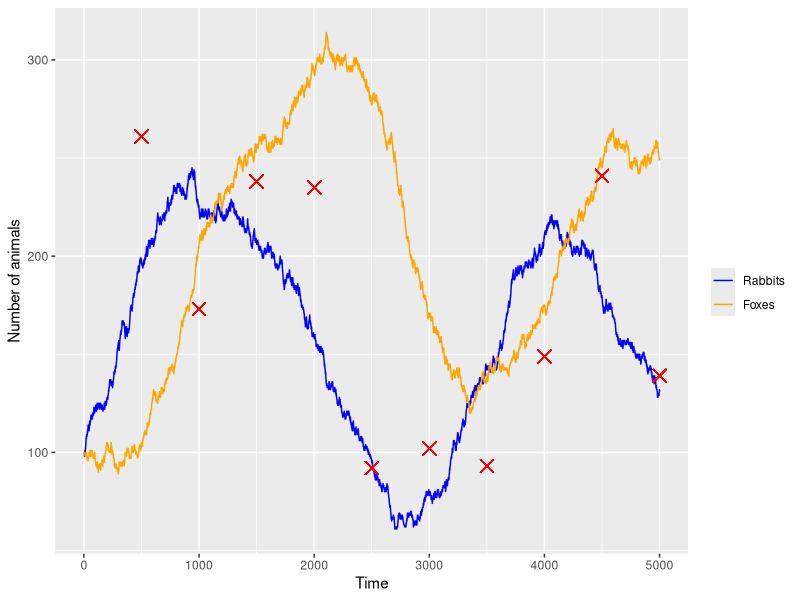
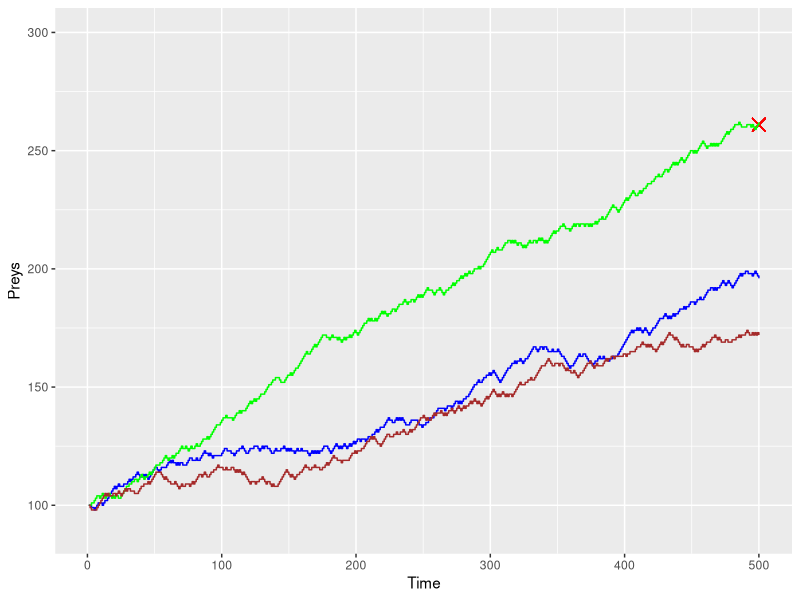
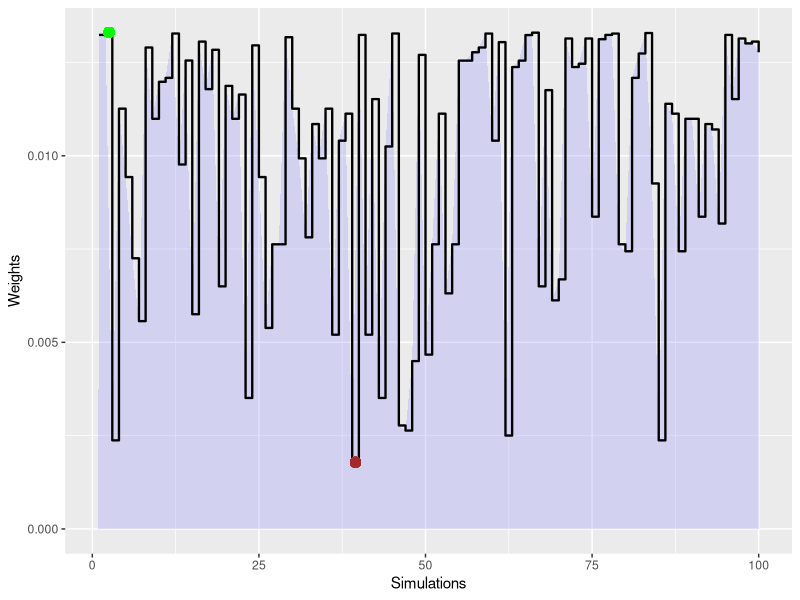
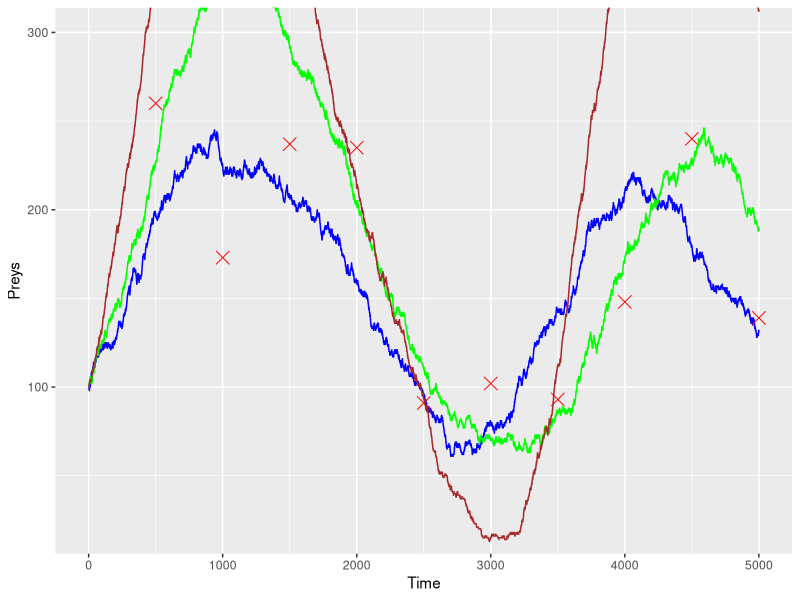
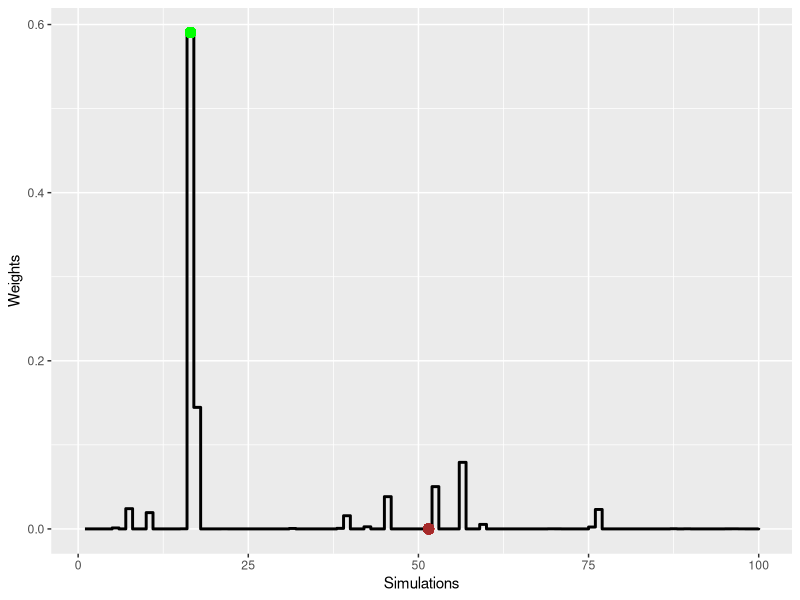
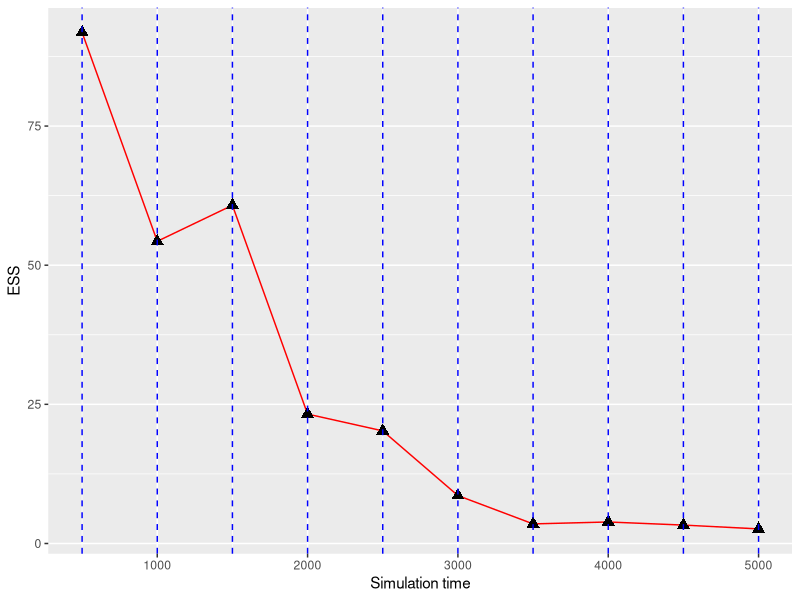
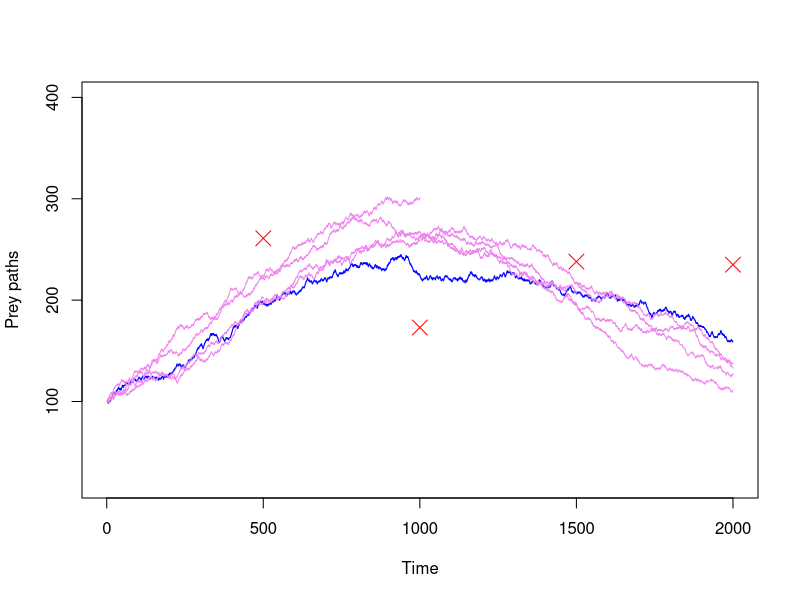
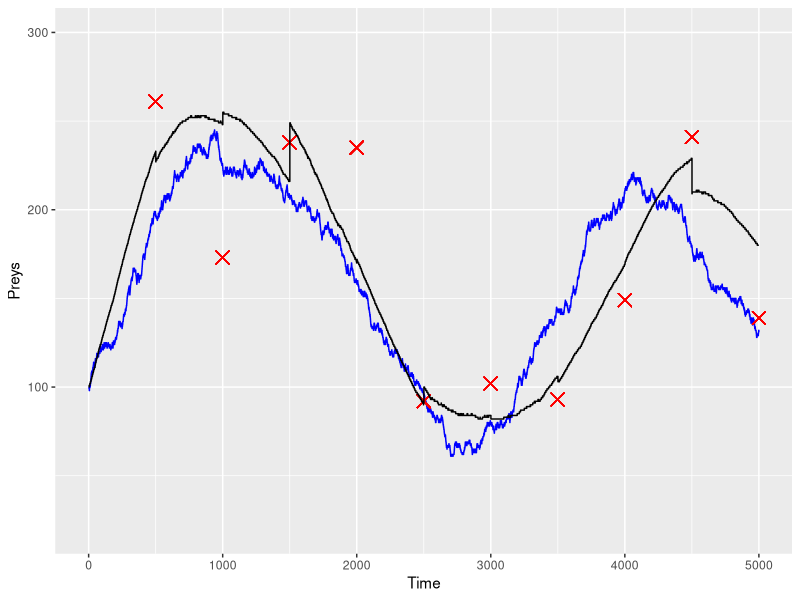

These figures' R source, in order:
library(ggplot2)
library(dplyr)

############################################################################
#### The true hidden simulation with the noisy observations ####
############################################################################

# set the individual rates and store them in a vector
theta1 = 2
theta2 = 3
theta3 = 0.015

theta <- c(theta1, theta2, theta3)

# create a function to advance the states in the hidden Markov process and store the paths
# of both the rabbits and foxes
simulate <- function(Time, N_prey, N_pred) {
  # creates an empty vector to store the values of the predators and preys
  pred <- rep(NA, Time)
  pred[1] <- N_pred
  prey <- rep(NA, Time)
  prey[1] <- N_prey
  
  # create a list X to store the state of the system
  X <- list(prey, pred)
  
  # start the for loop which advances the stated based on the rates
  for (i in 2:Time) {
    rate1 <- theta[1] * X[[2]][i-1]
    rate2 <- theta[2] * X[[1]][i-1]
    rate3 <- theta[3] * X[[2]][i-1] * X[[1]][i-1]
    # calculates the total transition rate out of the current state
    total_rate <- rate1 + rate2 + rate3 
    transition <- sample(1:3, size = 1, prob = c(rate1/total_rate, rate2/total_rate, rate3/total_rate))
    if (transition == 1) {               # predator dying
      X[[2]][i] = X[[2]][i-1] - 1
      X[[1]][i] = X[[1]][i-1]
    } else if (transition == 2) {        # rabbits increasing by one
      X[[2]][i] = X[[2]][i-1]
      X[[1]][i] = X[[1]][i-1] + 1
    } else {                             # a fox encountering a rabbit
      X[[2]][i] = X[[2]][i-1] + 1
      X[[1]][i] = X[[1]][i-1] - 1
    }
  }
  return(X)
}

hidden_plus_observed <- function(sim_time, N_prey, N_pred, time_step, a) {
  # set the seed for the true simulation
  set.seed(12345)
  
  # for easy computation, simulate a time interval integer proportional to the time step
  sim_T <- time_step * floor(sim_time/time_step)
  
  states <- simulate(sim_T, N_prey, N_pred)
  
  prey_final <- states[[1]]
  pred_final <- states[[2]]
  
  # create the vector of the observations
  Y <- rep(NA, sim_T/time_step)
  
  # produce the noisy observations
  for (j in 1:(sim_T/time_step)) {
    # simulate an observation such that it is reproducible, 222 is irrelevant
    set.seed(j*222)
    Y[j] <- round(rgamma(1, shape = a, rate = a/prey_final[j*time_step]))
    rm(.Random.seed, envir=globalenv())
  }
  
  return(list("hidden_preys" = prey_final, "hidden_preds" = pred_final, "noisy_obs" = Y, "time" = sim_T, "step" = time_step))
}

# run the hidden process with the observations
hidden <- hidden_plus_observed(sim_time = 5000, N_prey = 100, N_pred = 100, a = 20, time_step = 500)

# store the time of the observations
x_observed <- rep(NA, hidden$time/hidden$step)
for (s in 1:(hidden$time/hidden$step)) {
  x_observed[s] <- (hidden$step) * s
}

# plot the hidden paths (states) using ggplot
true_paths <- data.frame(x_sim = 1:hidden$time, x_obs = x_observed, y_prey = hidden$hidden_preys, y_pred = hidden$hidden_preds, y_obs = hidden$noisy_obs)

#ggplot() +
#  geom_step(data = true_paths, mapping=aes(x=x_sim, y=y_prey), col = "blue") +
#  geom_step(data = true_paths, mapping=aes(x=x_sim, y=y_pred), col = "orange") +
#  geom_point(data = true_paths, mapping=aes(x=x_obs, y=y_obs), col = "red", size = 4, shape = 4) +
#  coord_cartesian(ylim = c(50, 310)) +
#  ggtitle("Rabbits-blue     Foxes-orange     Observations-red") +
#  theme(plot.title = element_text(hjust = 0.5)) +
#  labs(x = "Time", y = "Preys vs Pred")

ggplot(data = true_paths, aes(x=x_sim)) +
  geom_line(aes(y=y_prey, colour = "Rabbits")) +
  geom_line(aes(y=y_pred, colour = "Foxes")) +
  #geom_line(aes(y=R, colour = "Recovered")) +
  scale_colour_manual("",
                      breaks = c("Rabbits", "Foxes"),
                      values = c("blue", "orange")) +
  #theme(plot.title = element_text(hjust = 0.5)) +
  geom_point(data = true_paths, mapping=aes(x=x_obs, y=y_obs), col = "red", size = 4, shape = 4) +
  labs(x = "Time", y = "Number of animals")

############################################################################
#### Simulation of fake paths for one noisy observation ####
############################################################################

# create the fake paths and calculate the weights for each of them for one time observation
one_observation <- function(sim_time, n_paths, N_prey, N_pred, a) {
  # set the seed for the true simulation
  set.seed(12345)
  
  # simulate the hidden Markov Process
  true_states <- simulate(sim_time, N_prey, N_pred)
  
  prey_final <- true_states[[1]]
  pred_final <- true_states[[2]]
  
  # remove the stored seed
  rm(.Random.seed, envir=globalenv())
  
  # set the seed to be same as in the hidden simulations, so that we use the same noisy observation
  set.seed(222)
  # get the noisy observation and store it, use the floor function to obtain an integer
  Y_1 <- round(rgamma(1, shape = a, rate = a/prey_final[sim_time]))
  # remove the stored seed
  rm(.Random.seed, envir=globalenv())
  
  # create a matrix to store the paths, rows = paths
  paths <- matrix(rep(NA, n_paths * sim_time), nrow = n_paths)
  
  # a vector of length the number of paths to store the weights of the paths at the end
  w <- rep(NA, n_paths)
  
  # simulate the fake paths
  for (i in 1:n_paths) {
    simulated_path <- simulate(sim_time, N_prey, N_pred)
    paths[i, ] <- simulated_path[[1]]
    w[i] <- dgamma(Y_1, shape = a, rate = a/paths[i, sim_time])
  }
  
  normalised_weights <- w/sum(w)
  
  return(list("paths" = paths, "weights" = normalised_weights, "hidden_state" = prey_final, "noisy_obs" = Y_1, "n_paths" = n_paths, "time" = sim_time))
}

# store the result of the simulation
realisation <- one_observation(sim_time = 500, n_paths =  100, N_prey =  100, N_pred =  100, a = 20)

#############################################
#### plot the results of one observation ####
#############################################

result_sim <- data.frame(x_sim = 1:realisation$time,
                     y_hidden = realisation$hidden_state,
                     y_best = realisation$paths[which.max(realisation$weights), ],
                     y_worst = realisation$paths[which.min(realisation$weights), ])

result_w <- data.frame(x_n_paths = 1:realisation$n_paths,
                       y_weights = realisation$weights)

# plot the simulations
ggplot() +
  geom_step(data = result_sim, mapping=aes(x=x_sim, y=y_hidden), col = "blue", direction="hv") +
  geom_point(data = result_sim, mapping=aes(x=length(y_hidden), y=realisation$noisy_obs), col = "red", shape = 4, size = 4) +
  geom_step(data = result_sim, mapping=aes(x=x_sim, y=y_best), color = "green", direction="hv") +
  geom_step(data = result_sim, mapping=aes(x=x_sim, y=y_worst), color = "brown", direction="hv") +
  coord_cartesian(ylim = c(90, 300)) +
  #ggtitle("One noisy observation: best-green    worst-brown") +
  #theme(plot.title = element_text(hjust = 0.5)) +
  labs(x = "Time", y = "Preys")

# plot the weights
ggplot() +
  geom_area(data = result_w, mapping=aes(x=x_n_paths, y = y_weights), fill="#9898fb", alpha=.3) +
  geom_step(data = result_w, mapping=aes(x=x_n_paths, y=y_weights), col = "black", direction="hv", size = 0.8) +
  geom_point(data = result_w, mapping=aes(x=which.max(y_weights) + 0.5, y=y_weights[which.max(y_weights)]), col = "green", size = 3) +
  geom_point(data = result_w, mapping=aes(x=which.min(y_weights) + 0.5, y=y_weights[which.min(y_weights)]), col = "brown", size = 3) +
  labs(x = "Simulations", y = "Weights")

############################################################################
#### Simulation of fake paths for several noisy observations ####
############################################################################

# create the fake paths and calculate the weights 
observations <- function(sim_time, n_paths, N_prey, N_pred, time_step, a) {
  # set the seed for the true simulation
  set.seed(12345)
  # simulate the hidden Markov process
  sim_T <- time_step * floor(sim_time/time_step)
  
  true_states <- simulate(sim_T, N_prey, N_pred)
  
  prey_final <- true_states[[1]]
  pred_final <- true_states[[2]]
  
  # remove the seed
  rm(.Random.seed, envir=globalenv())
  
  # create the vector of the observations
  Y <- rep(NA, sim_T/time_step)
  
  # create a vector with the path values
  paths <- matrix(rep(NA, n_paths * sim_T), nrow = n_paths)
  
  # create a vector to store the weights of each path
  w <- matrix(rep(NA, n_paths * sim_T/time_step), nrow = n_paths)
  
  # create a matrix to store the values of the preys at each time step for each of the paths
  N_path_preys <- matrix(rep(NA, n_paths * ((sim_T/time_step) + 1)), nrow = n_paths)
  N_path_preys[ ,1] <- rep(N_prey, n_paths)
  
  # create a matrix to store the values of the predators at each time step for each of the paths
  N_path_pred <- matrix(rep(NA, n_paths * ((sim_T/time_step) + 1)), nrow = n_paths)
  N_path_pred[ ,1] <- rep(N_pred, n_paths)
  
  # start the outer for loop which simulates paths for each system observation 
  for (j in 1:(sim_T/time_step)) {
    # simulate an observation such that it is reproducible
    set.seed(j*222)
    Y[j] <- floor(rgamma(1, shape = a, rate = a/prey_final[j*time_step]))
    rm(.Random.seed, envir=globalenv())
    
    # simulate the n paths for one time step
    for (i in 1:n_paths) {
      simulated_path <- simulate(time_step, N_path_preys[i,j], N_path_pred[i,j])
      paths[i, ((j-1)*time_step + 1):(j*time_step)] <- simulated_path[[1]]
      N_path_preys[i, j+1] <- simulated_path[[1]][time_step]
      N_path_pred[i, j+1] <- simulated_path[[2]][time_step]
      if (j == 1) {
        w[i, j] <- dgamma(Y[j], shape = a, rate = a/paths[i, time_step])
      } else {
        w[i, j] <- w[i, j-1] * dgamma(Y[j], shape = a, rate = a/paths[i, j*time_step])
      }
    }
  }
  
  # calculate the final normalised weights
  normalised_weights <- w[ ,(sim_T/time_step)]/sum(w[ ,(sim_T/time_step)])
  
  return(list("paths" = paths, "weights" = normalised_weights, "hidden_state" = prey_final, "noisy_obs" = Y, "n_paths" = n_paths, "time" = sim_T, "step" = time_step, "all_weights" = w))
}

realisations <- observations(sim_time = 5000, n_paths = 100, N_prey = 100, N_pred = 100, time_step =500, a = 20)

###################################################
#### plot the results of multiple observations ####
###################################################

# store the times of the observations
x_observed <- rep(NA, realisations$time/realisations$step)
for (s in 1:(realisations$time/realisations$step)) {
  x_observed[s] <- (realisations$step) * s
}

results_sim <- data.frame(x_sim = 1:realisations$time,
                      y_hidden = realisations$hidden_state,
                      y_w_max = realisations$paths[which.max(realisations$weights), ],
                      y_w_min = realisations$paths[which.min(realisations$weights), ])

results_w <- data.frame(x_paths = 1:realisations$n_paths,
                          y_w = realisations$weights)

# plot the best/worst simulation
ggplot() +
  geom_step(data = results_sim, mapping=aes(x=x_sim, y=y_hidden), col = "blue", direction="hv") +
  geom_point(mapping=aes(x=x_observed, y=realisations$noisy_obs), col = "red", shape = 4, size = 4) +
  geom_step(data = results_sim, mapping=aes(x=x_sim, y=y_w_max), color = "green", direction="hv") +
  geom_step(data = results_sim, mapping=aes(x=x_sim, y=y_w_min), color = "brown", direction="hv") +
  coord_cartesian(ylim = c(20, 300)) +
  #ggtitle("Hidden-blue,  Best-green,  Observations-red") +
  #theme(plot.title = element_text(hjust = 0.5)) +
  labs(x = "Time", y = "Preys")

# plot the weights
ggplot() +
  #geom_area(data = results_w, mapping=aes(x=x_paths, y = y_w), fill="#9898fb", alpha=.3) +
  geom_step(data = results_w, mapping=aes(x=x_paths, y=y_w), col = "black", direction="hv", size = 1) +
  geom_point(data = results_w, mapping=aes(x=which.max(y_w)+0.5, y=y_w[which.max(y_w)]), col = "green", size = 3) +
  geom_point(data = results_w, mapping=aes(x=which.min(y_w)+0.5, y=y_w[which.min(y_w)]), col = "brown", size = 3) +
  labs(x = "Simulations", y = "Weights")

#############################################
#### Calculate the Effective Sample Size ####
#############################################

# normalise the weights
all_weights_normalised <- realisations$all_weights

for (i in 1:length(realisations$noisy_obs)) {
  all_weights_normalised[,i] <- all_weights_normalised[,i]/sum(all_weights_normalised[,i])
}

# create a vector to store the values of the ESS at each observation
ESS <- rep(NA, length(realisations$noisy_obs))

for (i in 1:length(realisations$noisy_obs)) {
  ESS[i] <- 1/sum((all_weights_normalised[, i])^2)  
}

results_weights <- data.frame(x_weights = x_observed,
                              y_weights = ESS)

# plot how ESS changes
ggplot() +
  geom_line(data = results_weights, mapping = aes(x=x_weights, y=y_weights), col = "red") +
  geom_point(data = results_weights, mapping = aes(x=x_weights, y=y_weights), col = "black", shape = 17, size = 3) +
  geom_vline(data = results_weights, mapping = aes(xintercept=x_weights), linetype="dashed", color='blue') +
  labs(x = "Simulation time", y = "ESS")


############################################################################
#### SIR algorithm ####
############################################################################

sir_plots <- function(sim_time, n_paths, N_pred, N_prey, time_step, a) {
  # set the seed for the true simulation
  set.seed(12345)
  # simulate the hidden Markov process
  sim_T <- time_step * floor(sim_time/time_step)
  
  states <- simulate(sim_T, N_prey, N_pred)
  
  # store the values of the preys and predators
  prey_final <- states[[1]]
  pred_final <- states[[2]]
  
  plot(x = 1:sim_T, y = prey_final, col = "blue", xlab = "Time", ylab = "Prey paths", type = "s", ylim = c(20, 400))
  
  # remove the seed
  rm(.Random.seed, envir=globalenv())
  
  # create a vector of the observations
  Y <- rep(NA, sim_T/time_step)
  
  # store the paths in a 3 dimensional array, rows-paths
  paths <- array(rep(NA, n_paths*sim_time), dim = c(n_paths, time_step, sim_T/time_step))
  
  # create a matrix to store the values of the preys at each time step for each of the paths
  N_path_preys <- rep(N_prey, n_paths)
  
  # create a matrix to store the values of the preys at each time step for each of the paths
  N_path_preds <- rep(N_pred, n_paths)
  
  # store the normalised weights at each time step
  normalised_weights <- matrix(rep(NA, n_paths * sim_T/time_step), nrow = n_paths)
  
  for (i in 1:(sim_T/time_step)) {
    # create a vector to store the weights of each path
    w <- rep(NA, n_paths)
    # simulate an observation, the number 222 is irrelevant, just sets the seed different for each time observation
    set.seed(i*222)
    Y[i] <- round(rgamma(1, shape = a, rate = a/prey_final[i*time_step]))
    rm(.Random.seed, envir=globalenv())
    
    # simulate the n paths for one time step
    for (j in 1:n_paths) {
      simulated_path <- simulate(time_step, N_path_preys[j], N_path_preds[j])
      paths[j, , i] <- simulated_path[[1]]
      N_path_preds[j] <- simulated_path[[2]][time_step]
      N_path_preys[j] <- simulated_path[[1]][time_step]
      
      # calculate the weights at ith time step
      w[j] <- dgamma(Y[i], shape = a, rate = a/paths[j, time_step, i])
    }
    
    # add to the normalised weights
    normalised_weights[, i] <- w/sum(w)
    
    # sample from a multinomial distribution
    sample_paths <- rmultinom(1, size = n_paths, prob = normalised_weights[, i])
    
    # determine the new starting points for the paths
    values_preys <- N_path_preys[sample_paths > 0]
    values_pred <- N_path_preds[sample_paths > 0]
    values_sampling <- sample_paths[sample_paths > 0]
    
    N_path_preys <- NULL
    N_path_pred <- NULL
    
    # uses recursive arguments, slow code, needs improvement
    for (k in 1:length(values_sampling)) {
      N_path_preys <- c(N_path_preys, rep(values_preys[k], values_sampling[k]))
      N_path_preds <- c(N_path_preds, rep(values_pred[k], values_sampling[k]))
    }
  }
  
  for (l in 1:(sim_T/time_step)) {
    points(x = time_step * l, y = Y[l], pch = 4, col = "red", cex = 2)
    for (s in 1:n_paths) {
      lines(x = (time_step*(l-1)+1):(time_step*l), y = paths[s, ,l], col = "violet")
    }
    #lines(x = (time_step*(l-1)+1):(time_step*l), y = paths[which.max(normalised_weights[,l]), ,l], col = "green")
    #lines(x = (time_step*(l-1)+1):(time_step*l), y = paths[which.min(normalised_weights[,l]), ,l], col = "brown")
  }
}

###############################################
#### a plot illustrating the SIR algorithm ####
###############################################

# illustrate resampling with 4 paths
sir_plots(2000, 4, 100, 100, 500, 20)

############################################################################
#### Particle Filter ####
############################################################################

particle_filter <- function(sim_time, n_paths, N_prey, N_pred, time_step, a) {
  # set the seed for the true simulation
  set.seed(12345)
  # simulate the hidden Markov process
  sim_T <- time_step * floor(sim_time/time_step)
  
  true_states <- simulate(sim_T, N_prey, N_pred)
  
  prey_final <- true_states[[1]]
  pred_final <- true_states[[2]]
  
  # remove the seed
  rm(.Random.seed, envir=globalenv())
  
  # create a vector of the observations
  Y <- rep(NA, sim_T/time_step)
  
  paths <- array(rep(NA, n_paths*sim_T), dim = c(n_paths, time_step, sim_T/time_step))
  
  # create a matrix to store the values of the preys at each time step for each of the paths
  N_path_preys <- rep(N_prey, n_paths)
  
  # create a matrix to store the values of the preys at each time step for each of the paths
  N_path_pred <- rep(N_pred, n_paths)
  
  # store the normalised weights at each time step
  normalised_weights_filter <- matrix(rep(NA, n_paths * sim_T/time_step), nrow = n_paths)
  
  for (i in 1:(sim_T/time_step)) {
    # create a vector to store the weights of each path
    w <- rep(NA, n_paths)
    # simulate an observation
    set.seed(i*222)
    Y[i] <- round(rgamma(1, shape = a, rate = a/prey_final[i*time_step]))
    rm(.Random.seed, envir=globalenv())
    # simulate the n paths for one time step
    for (j in 1:n_paths) {
      simulated_path <- simulate(time_step, N_path_preys[j], N_path_pred[j])
      paths[j, , i] <- simulated_path[[1]]
      N_path_pred[j] <- simulated_path[[2]][time_step]
      N_path_preys[j] <- simulated_path[[1]][time_step]
      
      # calculate the weights at ith time step
      w[j] <- dgamma(Y[i], shape = a, rate = a/paths[j, time_step, i])
    }
    
    # add to the normalised weights
    normalised_weights_filter[, i] <- w/sum(w)
    
    # sample from a multinomial distribution
    sample_paths <- rmultinom(1, size = n_paths, prob = normalised_weights_filter[, i])
    
    # determine the new starting points for the paths
    values_preys <- N_path_preys[sample_paths > 0]
    values_pred <- N_path_pred[sample_paths > 0]
    values_sampling <- sample_paths[sample_paths > 0]
    
    N_path_preys <- NULL
    N_path_pred <- NULL
    
    for (k in 1:length(values_sampling)) {
      N_path_preys <- c(N_path_preys, rep(values_preys[k], values_sampling[k]))
      N_path_pred <- c(N_path_pred, rep(values_pred[k], values_sampling[k]))
    }
  }
  
  # restore the most likely path
  best_path <- NULL
  for (p in 1:(sim_T/time_step)) {
    weighted_path <- round(t(paths[,,p]) %*% normalised_weights_filter[,p])
    best_path <- c(best_path, weighted_path)
  }
  
  return(list("paths" = paths, "weights" = normalised_weights_filter, "hidden_state" = prey_final, "noisy_obs" = Y, "n_paths" = n_paths, "best_path" = best_path, "time" = sim_T, "step" = time_step))
}

# store the results
realisations_pf <- particle_filter(sim_time = 5000, n_paths = 100, N_prey = 100, N_pred = 100, time_step = 500, a = 20)

#############################################
#### plot the results from filtering ####
#############################################

# store the time of the observations
x_observed_pf <- rep(NA, realisations_pf$time/realisations_pf$step)
for (s in 1:(realisations_pf$time/realisations_pf$step)) {
  x_observed_pf[s] <- (realisations_pf$step) * s
}

results_pf <- data.frame(x = 1:length(realisations_pf$hidden_state),
                      x_paths = 1:realisations_pf$n_paths,
                      x_obs = x_observed_pf,
                      y_best = realisations_pf$best_path,
                      y_hidden = realisations_pf$hidden_state,
                      y_obs = realisations_pf$noisy_obs)

ggplot() +
  geom_step(data = results_pf, mapping=aes(x=x, y=y_hidden), col = "blue", direction="hv") +
  geom_point(data = results_pf, mapping=aes(x=x_obs, y=y_obs), col = "red", shape = 4, size = 4) +
  geom_step(data = results_pf, mapping=aes(x=x, y=y_best), color = "black", direction="hv") +
  coord_cartesian(ylim = c(20, 300)) +
  #ggtitle("Hidden-blue,  Best-black,  Observations-red") +
  #theme(plot.title = element_text(hjust = 0.5)) +
  labs(x = "Time", y = "Preys")

########################################################
#### run the particle filter with more observations ####
########################################################

# store the results
realisations_pf <- particle_filter(sim_time = 5000, n_paths = 100, N_prey = 100, N_pred = 100, time_step = 50, a = 20)

#############################################
#### plot the results from filtering ####
#############################################

# store the time of the observations
x_observed_pf <- rep(NA, realisations_pf$time/realisations_pf$step)
for (s in 1:(realisations_pf$time/realisations_pf$step)) {
  x_observed_pf[s] <- (realisations_pf$step) * s
}

results_pf <- data.frame(x = 1:length(realisations_pf$hidden_state),
                         x_paths = 1:realisations_pf$n_paths,
                         x_obs = x_observed_pf,
                         y_best = realisations_pf$best_path,
                         y_hidden = realisations_pf$hidden_state,
                         y_obs = realisations_pf$noisy_obs)

ggplot() +
  geom_step(data = results_pf, mapping=aes(x=x, y=y_hidden), col = "blue", direction="hv") +
  geom_point(data = results_pf, mapping=aes(x=x_obs, y=y_obs), col = "red", shape = 4, size = 4) +
  geom_step(data = results_pf, mapping=aes(x=x, y=y_best), color = "black", direction="hv") +
  coord_cartesian(ylim = c(20, 300)) +
  #ggtitle("Hidden-blue,  Best-black,  Observations-red") +
  theme(plot.title = element_text(hjust = 0.5)) +
  labs(x = "Time", y = "Preys")

################################################################
#### run the particle filter with more observation variance ####
################################################################

# store the results
realisations_pf <- particle_filter(sim_time = 5000, n_paths = 100, N_prey = 100, N_pred = 100, time_step = 500, a = 2)

#############################################
#### plot the results from filtering ####
#############################################

# store the time of the observations
x_observed_pf <- rep(NA, realisations_pf$time/realisations_pf$step)
for (s in 1:(realisations_pf$time/realisations_pf$step)) {
  x_observed_pf[s] <- (realisations_pf$step) * s
}

results_pf <- data.frame(x = 1:length(realisations_pf$hidden_state),
                         x_paths = 1:realisations_pf$n_paths,
                         x_obs = x_observed_pf,
                         y_best = realisations_pf$best_path,
                         y_hidden = realisations_pf$hidden_state,
                         y_obs = realisations_pf$noisy_obs)

ggplot() +
  geom_step(data = results_pf, mapping=aes(x=x, y=y_hidden), col = "blue", direction="hv") +
  geom_point(data = results_pf, mapping=aes(x=x_obs, y=y_obs), col = "red", shape = 4, size = 4) +
  geom_step(data = results_pf, mapping=aes(x=x, y=y_best), color = "black", direction="hv") +
  coord_cartesian(ylim = c(20, 300)) +
  ggtitle("Hidden-blue,  Best-black,  Observations-red") +
  theme(plot.title = element_text(hjust = 0.5)) +
  labs(x = "Time", y = "Preys")

#################################################################
#### Plot the weights and the ESS when noise variance is big ####
#################################################################

realisations <- observations(sim_time = 5000, n_paths = 100, N_prey = 100, N_pred = 100, time_step =500, a = 1)

# normalise the weights
all_weights_normalised <- realisations$all_weights

for (i in 1:length(realisations$noisy_obs)) {
  all_weights_normalised[,i] <- all_weights_normalised[,i]/sum(all_weights_normalised[,i])
}

# create a vector to store the values of the ESS at each observation
ESS <- rep(NA, length(realisations$noisy_obs))

for (i in 1:length(realisations$noisy_obs)) {
  ESS[i] <- 1/sum((all_weights_normalised[, i])^2)  
}

results_weights <- data.frame(x_weights = x_observed,
                              y_weights = ESS)

# plot the weights
results_w <- data.frame(x_paths = 1:realisations$n_paths,
                        y_w = realisations$weights)

# plot the weights
ggplot() +
  #geom_area(data = results_w, mapping=aes(x=x_paths, y = y_w), fill="#9898fb", alpha=.3) +
  geom_step(data = results_w, mapping=aes(x=x_paths, y=y_w), col = "black", direction="hv", size = 1) +
  geom_point(data = results_w, mapping=aes(x=which.max(y_w)+0.5, y=y_w[which.max(y_w)]), col = "green", size = 3) +
  geom_point(data = results_w, mapping=aes(x=which.min(y_w)+0.5, y=y_w[which.min(y_w)]), col = "brown", size = 3) +
  labs(x = "Simulations", y = "Weights")

# plot how ESS changes
ggplot() +
  geom_line(data = results_weights, mapping = aes(x=x_weights, y=y_weights), col = "red") +
  geom_point(data = results_weights, mapping = aes(x=x_weights, y=y_weights), col = "black", shape = 17, size = 3) +
  geom_vline(data = results_weights, mapping = aes(xintercept=x_weights), linetype="dashed", color='blue') +
  labs(x = "Simulation time", y = "ESS")

